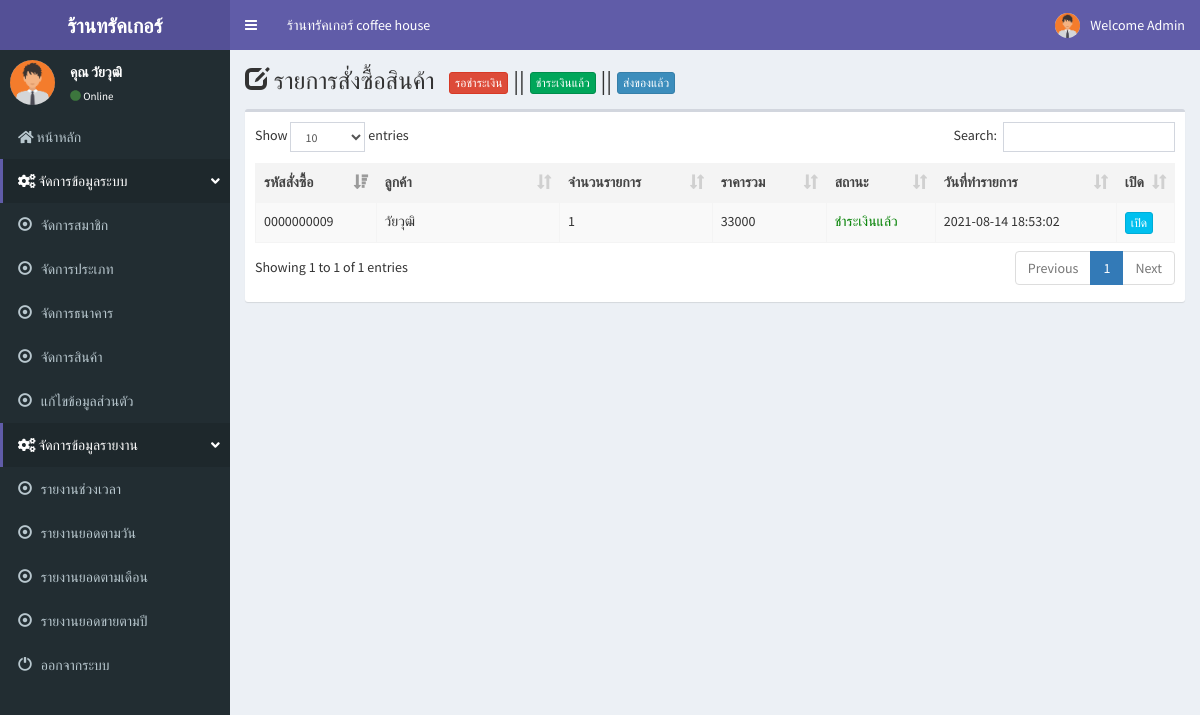
The app's page /admin/index.php?act=show-payed (signed in) with its own data.
### tables this page shows
CREATE TABLE `tbl_member` (
  `member_id` int(11) NOT NULL,
  `m_user` varchar(20) NOT NULL,
  `m_pass` varchar(20) NOT NULL,
  `m_level` varchar(50) NOT NULL,
  `m_name` varchar(100) NOT NULL,
  `m_email` varchar(100) NOT NULL,
  `m_tel` varchar(20) NOT NULL,
  `m_address` varchar(200) NOT NULL,
  `m_img` varchar(250) NOT NULL,
  `date_save` timestamp NOT NULL DEFAULT CURRENT_TIMESTAMP
);

CREATE TABLE `tbl_order` (
  `order_id` int(10) UNSIGNED ZEROFILL NOT NULL,
  `member_id` int(11) NOT NULL,
  `name` varchar(100) NOT NULL,
  `address` varchar(500) NOT NULL,
  `email` varchar(100) NOT NULL,
  `phone` varchar(20) NOT NULL,
  `order_status` int(1) NOT NULL,
  `pay_slip` varchar(200) DEFAULT NULL,
  `b_name` varchar(100) DEFAULT NULL COMMENT 'ชื่อธนาคาร',
  `b_number` varchar(20) DEFAULT NULL COMMENT 'เลข บช',
  `pay_date` date DEFAULT NULL,
  `pay_amount` float(10,2) DEFAULT NULL,
  `postcode` varchar(30) DEFAULT NULL,
  `order_date` datetime NOT NULL
);

### admin/show_cart_pay.php (the view, shortened to what this page needs)
<?php
include('../condb.php');
$query_mycart ="
SELECT
o.order_id as oid, o.member_id, o.order_status, o.order_date, o.name,
d.order_id , COUNT(d.order_id) as coid, SUM(d.total) as ctotal
FROM tbl_order  as o, tbl_order_detail as d
WHERE o.order_id=d.order_id
AND o.order_status=2
GROUP BY o.order_id
ORDER BY o.order_id DESC";
$mycart = mysqli_query($con, $query_mycart) or die ("Error in query: $query_mycart " . mysqli_error());
echo ' <table id="example1" class="table table-bordered table-striped">';
  echo "<thead>";
    echo "<tr class='btn-default'>
      <th>รหัสสั่งซื้อ</th>
      <th width=20%>ลูกค้า</th>
      <th>จำนวนรายการ</th>
      <th>ราคารวม</th>
      <th>สถานะ</th>
      <th>วันที่ทำรายการ</th>
     <th width='5%'>เปิด</th>
    </tr>";
  echo "</thead>";
  while($row = mysqli_fetch_array($mycart)) {
    $oid = $row['oid'];
  echo "<tr>";
    echo "<td>" .$row["oid"] .  "</td> ";
    echo "<td>" .$row["name"] .  "</td> ";
    echo "<td>" .$row["coid"] .  "</td> ";
    echo "<td>" .$row["ctotal"] .  "</td> ";
    echo "<td>"
    ."<font color='green'>ชำระเงินแล้ว</font>".  "</td> ";
    echo "<td>" .$row["order_date"] .  "</td> ";
      echo "<td><a href='index.php?order_id=$oid&act=show-order' class='btn btn-info btn-xs'>เปิด</a>
    </td> ";
  }
echo "</table>";
?>

### admin/menutop.php (shortened to what this page needs)
<header class="main-header">
  <a href="" class="logo">
    <span class="logo-lg"><b>ร้านทรัคเกอร์
    </b></span>
  </a>
  <nav class="navbar navbar-static-top" role="navigation">
    <a href="#" class="sidebar-toggle" data-toggle="push-menu" role="button">
    </a>
    <div class="navbar-custom-menu">
      <ul class="nav navbar-nav">
         <li class="dropdown user user-menu">
              <a href="#" class="dropdown-toggle" data-toggle="dropdown">
                <img src="../m_img/<?php echo $row['m_img'];?>" width="25" height="25" class="img-circle user-image" alt="User Image">
                <span class="hidden-xs">Welcome Admin</span>
              </a>
            </li>
      </ul>
    </div>
        <div class="collapse navbar-collapse pull-left" id="navbar-collapse">
          <ul class="nav navbar-nav">
             <li><a href="index.php">ร้านทรัคเกอร์ coffee house</a></li>
              </ul>
        </div>
  </nav>
</header>

### admin/menu_l.php
 <aside class="main-sidebar">
  <section class="sidebar">
    <div class="user-panel">
      <div class="pull-left image">
        <img src="../m_img/<?php echo $m_img; ?>" class="img-circle" alt="User Image">
      </div>
      <div class="pull-left info">
        <p>คุณ <?php echo $m_name; ?></p>
        <a href="#"><i class="fa fa-circle text-success"></i> Online</a>
      </div>
    </div>
    <ul class="sidebar-menu" data-widget="tree">
        <li>
        <a href="index.php"><i class="fa fa-home"></i>
          <span> หน้าหลัก</span>
        </a>
      </li>
           <li class="active">
        <a href=""><i class="fa fa-cogs"></i> <span>จัดการข้อมูลระบบ</span>
        <span class="pull-right-container">
          <i class="fa fa-angle-down pull-right"></i>
        </span>
      </a>
    </li>
      <li>
        <a href="member.php"><i class="glyphicon glyphicon-record"></i>
          <span> จัดการสมาชิก</span>
        </a>
      </li>
      <li>
        <a href="type.php"><i class="glyphicon glyphicon-record"></i>
          <span> จัดการประเภท </span>
        </a>
      </li>
      <li>
        <li>
        <a href="bank.php"><i class="glyphicon glyphicon-record"></i>
          <span> จัดการธนาคาร </span>
        </a>
      </li>
      <li>
        <a href="product.php"><i class="glyphicon glyphicon-record"></i>
          <span> จัดการสินค้า </span>
        </a>
      </li>
        <li>
        <a href="member_profile.php"><i class="glyphicon glyphicon-record"></i>
          <span> แก้ไขข้อมูลส่วนตัว </span>
        </a>
      </li>
           <li class="active">
        <a href=""><i class="fa fa-cogs"></i> <span>จัดการข้อมูลรายงาน</span>
        <span class="pull-right-container">
          <i class="fa fa-angle-down pull-right"></i>
        </span>
      </a>
        <li>
        <a href="report.php"><i class="glyphicon glyphicon-record"></i>
          <span> รายงานช่วงเวลา </span>
        </a>
      </li>
         <li>
        <a href="report_d.php"><i class="glyphicon glyphicon-record"></i>
          <span> รายงานยอดตามวัน </span>
        </a>
      </li>
      <li>
        <a href="report_m.php"><i class="glyphicon glyphicon-record"></i>
          <span> รายงานยอดตามเดือน </span>
        </a>
      </li>
      <li>
        <a href="report_y.php"><i class="glyphicon glyphicon-record"></i>
          <span> รายงานยอดขายตามปี </span>
        </a>
      </li>
      <li>
        <a href="../logout.php" onclick="return confirm('คุณต้องการออกจากระบบหรือไม่ ?');"><i class="glyphicon glyphicon-off"></i>
          <span> ออกจากระบบ</span>
        </a>
      </li>
    </ul>
  </section>
</aside>

### records on screen
tbl_member: m_img (picture), m_name "วัยวุฒิ"
tbl_order: order_id "0000000009", name "วัยวุฒิ", coid "1", ctotal "33000", order_date "2021-08-14 18:53:02"
